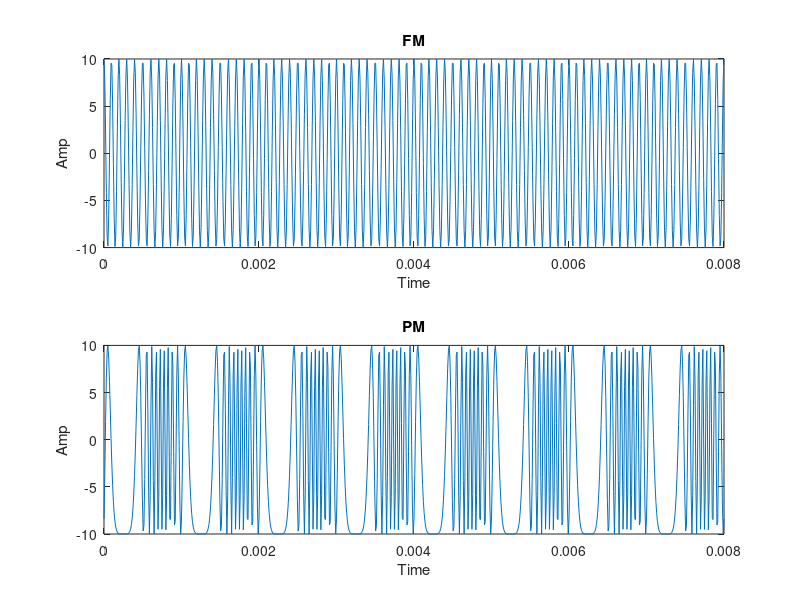

The MATLAB source for this figure:
%Abdullah Moheb Ibrahim
%1170330

clc
clear

%------ Givens -------
Fm=1000;
Ac=10;
Fc=10^6;
Am=1;
kp=10;
kf=1000*pi;
tm=1/Fm;
tc=1/Fc;
n=0:tm/99:8*tm;
m=Am*cos(2*pi*Fm*n);
%------- FM modulation -------
F=(Am/(2*pi*Fm))*sin(2*pi*Fm*n);
FM=Ac*cos((2*pi*Fc*n)+kf*F);
subplot(2,1,1);
plot(n,FM);
xlabel ('Time'); 
ylabel ('Amp'); 
title('FM');

%-------- PM modulation ------
pmm=Ac*cos((2*pi*Fc*n)+kp.*m);
subplot(2,1,2);
plot(n,pmm);
xlabel ('Time'); 
ylabel ('Amp'); 
title('PM');
